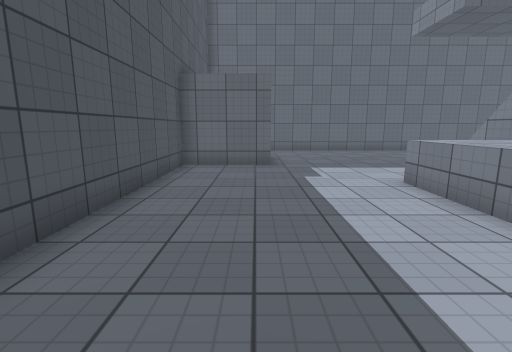
[1] (above)

16 first-person views from a walk through a Unity game level. The camera is 1.3 m above the floor, tilts 10° down and sees 85° across. The floor is counted in squares, 1 m on a side. Each view is taken from the middle of a square. On the plan, view 1 faces up. The plan holds only what a view shows up to about 13 squares ahead; the rest is blank. The place goes on beyond the plan. Surface patterns are stand-ins for the level's own textures.

[2]
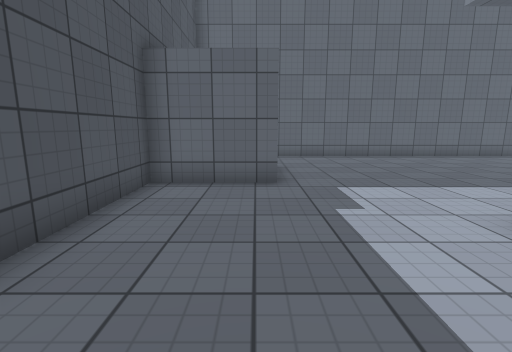

[3]
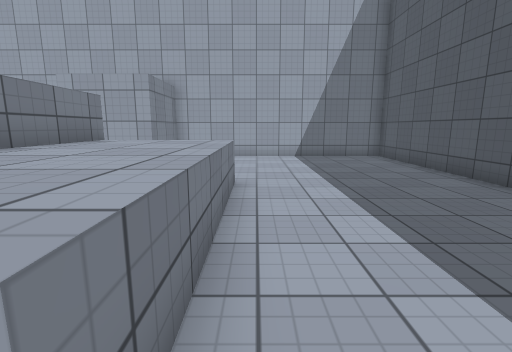

[4]
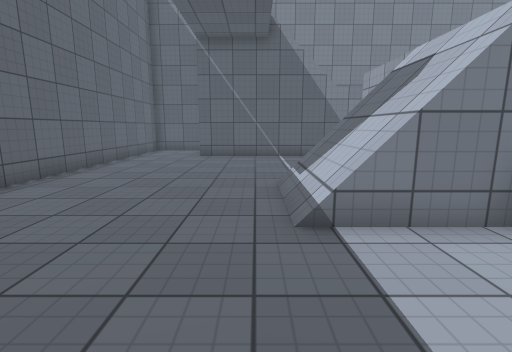

[5]
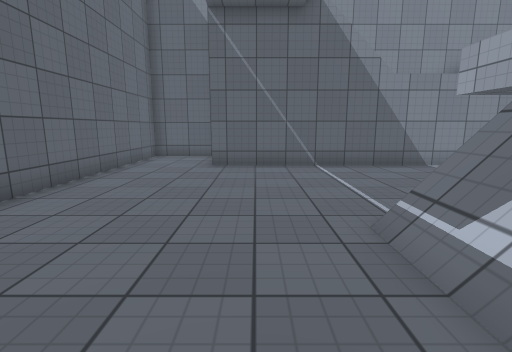

[6]
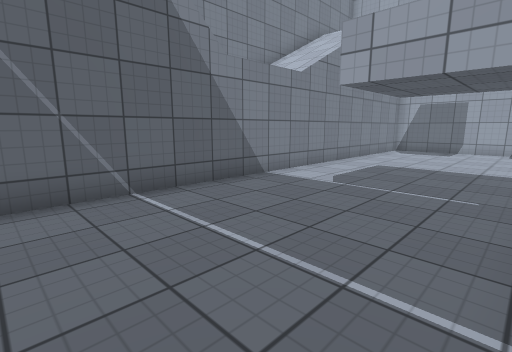

[7]
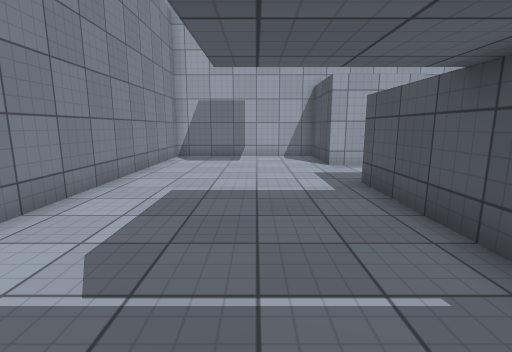

[8]
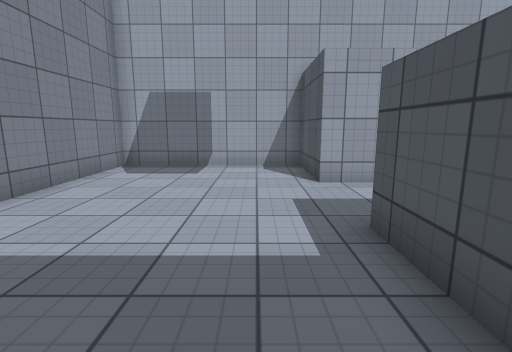

[9]
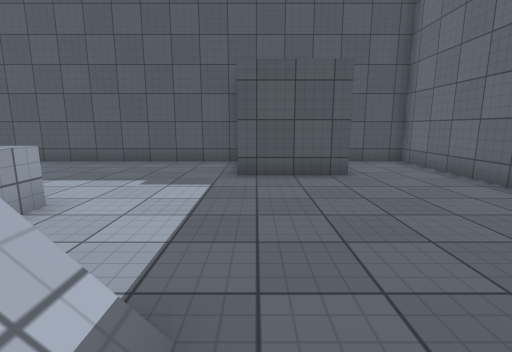

[10]
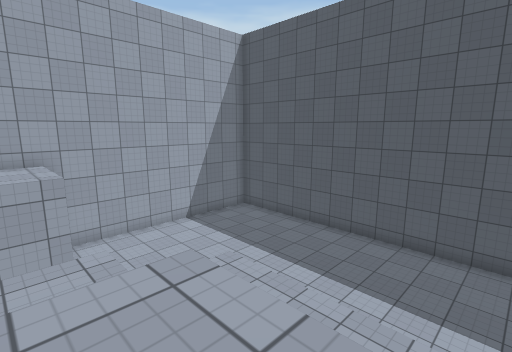

[11]
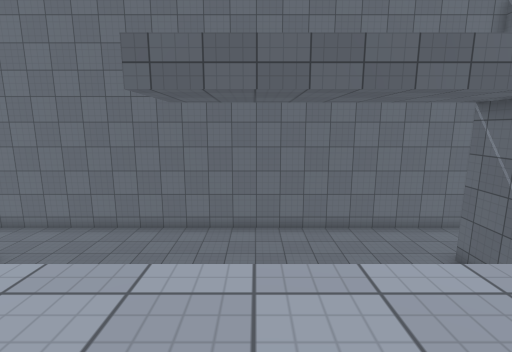

[12]
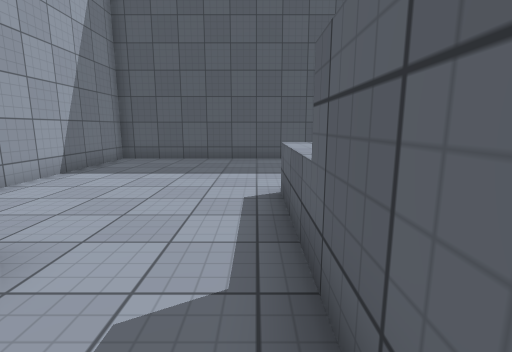

[13]
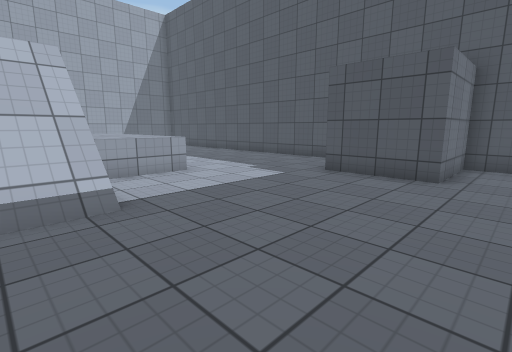

[14]
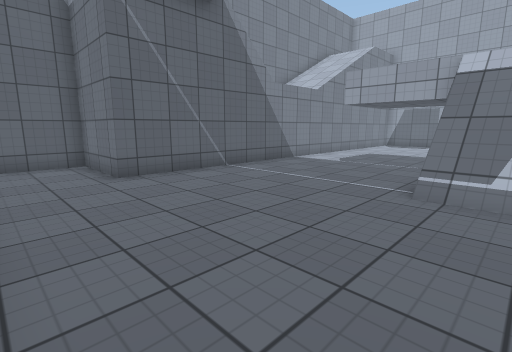

[15]
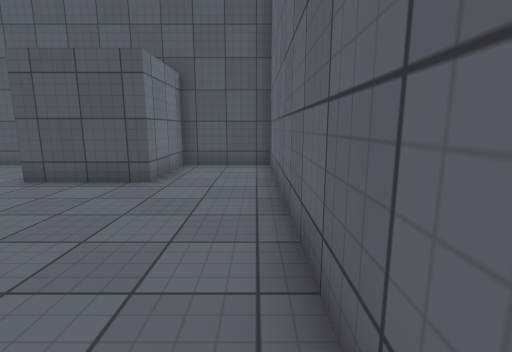

[16]
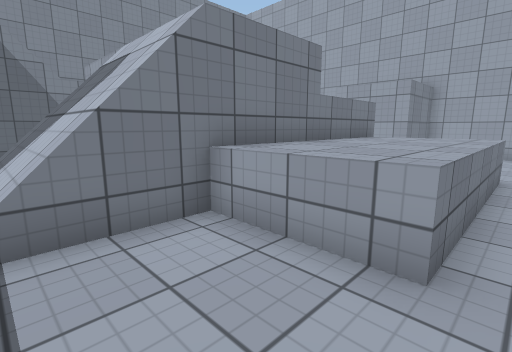

### Floor plan
Key: @ floor where view 1 was taken; # wall or solid block; . main floor; : floor 3 m higher than the main floor; / step, stairs or slope; ^ raised ledge.
Columns run from 3 left of view 1 to 19 right of it. Each row starts with its distance up from view 1.
 16 #######################
 15 #.....................#
 14 #.....................#
 13 #.....................#
 12 ####...............####
 11  ###...............#
 10 ####...............#
  9 #.........///......#
  8 #.........///......#
  7 #.........///......#
  6 #......^^^:::......#
  5 #......^^^:::......#
  4 #......^^^:::......#
  3 #......^^^  #......#
  2 #......^^^###......#
  1 #......^^^###......#
  0 #..@...............#
 -1 #..................#
 -2 #..................#
 -3 #.........###......#
 -4 #.........###......#
 -5 #.........###......#
 -6 ########### ########

Where each view was taken, in squares from view 1:
view 1: 0 up, 0 right, facing up
view 2: 3 up, 0 right, facing up
view 3: 7 up, 3 right, facing down
view 4: 10 up, 3 right, facing right
view 5: 11 up, 6 right, facing right
view 6: 11 up, 10 right, facing down-right
view 7: 7 up, 12 right, facing down
view 8: 4 up, 11 right, facing down
view 9: 10 up, 8 right, facing left
view 10: 6 up, 8 right, facing down-left
view 11: 4 up, 9 right, facing up
view 12: 0 up, 9 right, facing left
view 13: 14 up, 8 right, facing down-left
view 14: 15 up, 8 right, facing down-right
view 15: 15 up, 7 right, facing left
view 16: 9 up, 3 right, facing down-right
